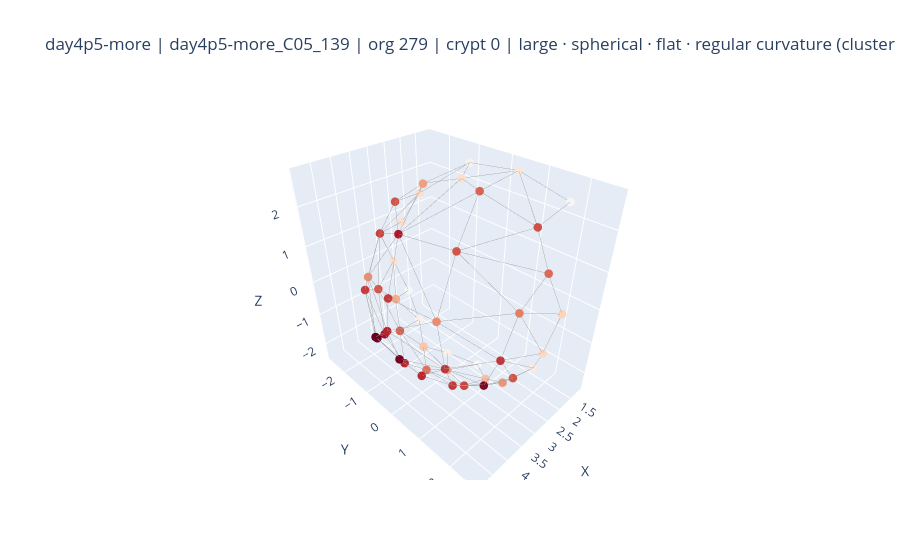
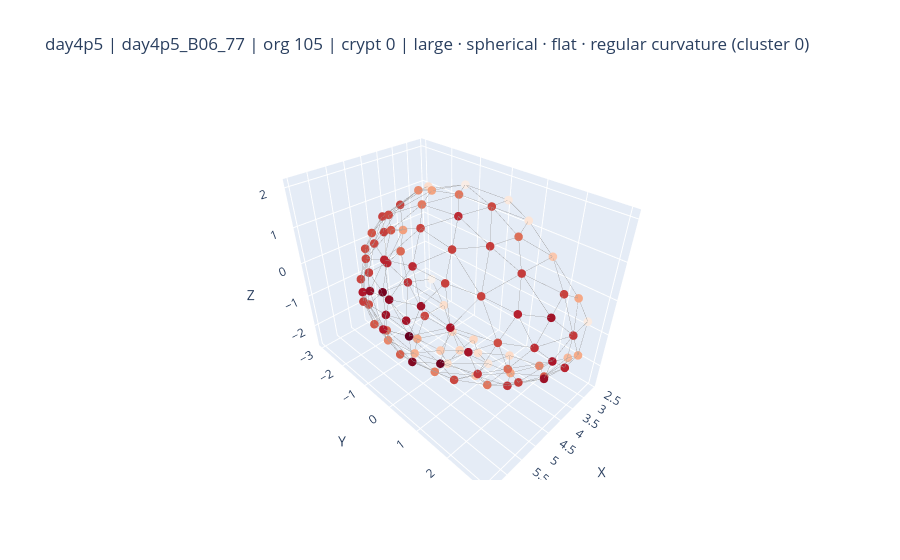

Source (notebook cell) for these figures, in order:
### Code cell
# === Plot a few random crypts per cluster (no typing module) ===
# Requirements:
# - clustered_df from the clustering step (must contain: crypt_uid, timepoint, label_uid, organoid_idx, crypt_idx, cluster, cluster_name)
# - results dict as you built in your loader (with "centroids_all", "cell_graphs_all", "crypts_all", "HKS_all")
# - your plot_organoid_graph(...) function (already defined by you)
# - helper hks_to_curv_proxy_single_t(HKS_col, t) available in scope
# - _to_patch_list available (as in your code)

import numpy as np
import pandas as pd
import networkx as nx
import plotly.graph_objects as go

# ----------------------------
# Config
# ----------------------------
SAMPLES_PER_CLUSTER = 3
RANDOM_STATE = None
HKS_T_SCALE_INDEX = 0  # which HKS column to use for your curvature proxy (you used 0 before)
HKS_T_VAL = 1.0        # your curvature proxy time parameter (you used 1.0)

rng = np.random.default_rng(RANDOM_STATE)

# ----------------------------
# Helpers
# ----------------------------
def _crypt_uid_key(row):
    """Return a tuple key (timepoint, label_uid, organoid_idx, crypt_idx)."""
    return (str(row["timepoint"]), str(row["label_uid"]), int(row["organoid_idx"]), int(row["crypt_idx"]))

def _sample_per_cluster(df, n_per_cluster, rng):
    out = []
    for _, g in df.groupby("cluster", sort=True):
        k = min(n_per_cluster, len(g))
        out.append(g.sample(n=k, random_state=int(rng.integers(0, 10_000))))
    return pd.concat(out, axis=0).reset_index(drop=True)

def _extract_crypt_components(tp, org_idx, crypt_idx_within_org, d_tp):
    """
    Build (centroids_crypt, G_crypt_reindexed, curv_crypt) for the requested crypt.
    - centroids_crypt: (M, 3)
    - G_crypt_reindexed: networkx.Graph over nodes 0..M-1
    - curv_crypt: (M,) curvature proxy values, aligned with centroids_crypt rows
    """
    # Fetch arrays for this organoid
    centroids_all = d_tp["centroids_all"][org_idx]
    G_full        = d_tp["cell_graphs_all"][org_idx]
    HKS_all       = d_tp["HKS_all"][org_idx]  # shape: (N_cells, n_fields)
    crypts_all    = d_tp["crypts_all"][org_idx]
    crypt_patches = _to_patch_list(crypts_all)

    patch = crypt_patches[crypt_idx_within_org]
    idx = np.fromiter(patch, dtype=int)

    # Subset centroids
    C_sub = np.asarray(centroids_all)[idx, :]  # (M, 3)

    # Subgraph and reindex nodes to 0..M-1 to match C_sub rows
    mapping = {old: new for new, old in enumerate(idx.tolist())}
    G_sub = nx.relabel_nodes(G_full.subgraph(idx), mapping, copy=True)

    # Curvature proxy from HKS
    curv_sub = hks_to_curv_proxy_single_t(HKS_all[idx, HKS_T_SCALE_INDEX], HKS_T_VAL)

    return C_sub, G_sub, np.asarray(curv_sub)

# ----------------------------
# Select examples and plot
# ----------------------------
if "cluster" not in clustered_df.columns:
    raise ValueError("clustered_df must contain a 'cluster' column. Run the clustering step first.")

picked = _sample_per_cluster(clustered_df, SAMPLES_PER_CLUSTER, rng)

# Keep a log so you can find these exact examples elsewhere
preview_records = []

for r in picked.itertuples(index=False):
    tp, label_uid, org_i, crypt_j = r.timepoint, r.label_uid, int(r.organoid_idx), int(r.crypt_idx)
    cl, cl_name = int(r.cluster), str(r.cluster_name)

    d_tp = results[tp]  # this timepoint's store

    try:
        C, Gc, curv = _extract_crypt_components(tp, org_i, crypt_j, d_tp)

        fig = plot_organoid_graph(
            centroids=C,
            graph=Gc,
            node_values=curv,         # color nodes by curvature proxy
            node_size=5,
            edge_width=1.0,
            colorscale="RdBu_r",
            center_at_zero=True,
            loops=None
        )
        fig.update_layout(title_text=f"{tp} | {label_uid} | org {org_i} | crypt {crypt_j} | {cl_name} (cluster {cl})")
        fig.show()

        preview_records.append({
            "cluster": cl,
            "cluster_name": cl_name,
            "timepoint": tp,
            "label_uid": label_uid,
            "organoid_idx": org_i,
            "crypt_idx": crypt_j,
            "n_nodes_plotted": C.shape[0],
        })

    except Exception as e:
        print(f"Failed to plot {tp} / {label_uid} / org {org_i} / crypt {crypt_j}: {e}")

preview_df = pd.DataFrame(preview_records).sort_values(["cluster","timepoint","label_uid","organoid_idx","crypt_idx"])
print("Plotted examples (you can save this for reference):")
display(preview_df)
# Optionally save:
# preview_df.to_csv("cluster_plot_samples.csv", index=False)

### Figure 1 — Plotly figure (JSON) as saved in the notebook; plotly's stock layout.template omitted (floating-point values rounded to 4 significant figures; data arrays with more than 128 entries replaced by an {"elided": "..."} marker saying what was removed)
{"data": [{"hoverinfo": "skip", "line": {"color": "rgba(120,120,120,0.75)", "width": 1}, "mode": "lines", "showlegend": false, "type": "scatter3d", "x": {"elided": "366 float values"}, "y": {"elided": "366 float values"}, "z": {"elided": "366 float values"}}, {"hoverinfo": "skip", "marker": {"cmax": 0.426, "cmid": 0, "cmin": -0.426, "color": [0.08937, -0.004061, 0.2327, 0.2671, 0.3032, 0.09654, 0.3948, 0.1576, 0.2534, 0.002378, 0.06677, 0.3026, 0.2428, 0.2173, 0.07382, 0.2761, 0.07132, 0.3231, 0.3222, 0.3592, 0.305, 0.2686, 0.01569, 0.05191, 0.07317, 0.2504, 0.176, 0.2693, 0.4162, 0.4075, 0.2976, 0.426, 0.2886, 0.3282, 0.198, 0.2016, 0.2683, 0.2991, 0.3443, -0.001876, 0.1287, 0.03499, 0.02478, 0.1889, 0.1662, 0.2865, 0.01759, 0.118], "colorscale": [[0, "rgb(5,48,97)"], [0.1, "rgb(33,102,172)"], [0.2, "rgb(67,147,195)"], [0.3, "rgb(146,197,222)"], [0.4, "rgb(209,229,240)"], [0.5, "rgb(247,247,247)"], [0.6, "rgb(253,219,199)"], [0.7, "rgb(244,165,130)"], [0.8, "rgb(214,96,77)"], [0.9, "rgb(178,24,43)"], [1, "rgb(103,0,31)"]], "line": {"width": 0}, "size": 5}, "mode": "markers", "showlegend": false, "type": "scatter3d", "x": [2.651, 2.489, 3.852, 3.203, 3.974, 2.402, 3.783, 3.049, 3.508, 1.136, 2.679, 3.684, 2.64, 3.333, 1.813, 2.39, 2.234, 4.298, 4.46, 4.105, 4.422, 3.55, 1.199, 1.368, 2.249, 2.698, 2.552, 3.05, 4.534, 4.816, 4.243, 4.811, 3.217, 4.897, 4.459, 4.453, 3.792, 4.749, 4.0, 2.385, 2.807, 2.527, 2.74, 3.025, 3.284, 3.51, 2.663, 3.217], "y": [2.459, -2.175, 0.02671, 2.144, 1.055, 2.614, 1.813, -2.062, -1.38, 1.684, -2.514, 2.126, 2.311, 2.216, -2.297, 1.779, -2.58, -0.2467, 0.5597, -1.231, 1.275, -2.111, -1.127, 0.4662, -0.3906, 0.5285, -1.329, -1.768, -0.9279, 0.2627, -1.652, -0.5715, -2.264, 0.0292, -1.117, 1.079, 0.9642, -0.03185, -0.5054, 0.4252, 1.056, 2.204, -0.3652, 1.754, 0.1839, 0.9874, -1.567, -0.7852], "z": [-0.4625, -1.206, -1.829, -1.036, -1.513, 0.5554, -1.081, -1.162, -1.618, 2.302, -0.2845, -0.1968, 1.507, 0.8741, 1.499, 2.21, 0.7176, -1.479, -1.204, -1.283, -0.5145, -0.6034, 2.446, 2.716, 2.55, 2.666, 2.247, 1.819, -0.9632, -0.6546, -0.05504, -0.5352, 0.8566, 0.05256, 0.6737, 0.6563, 1.92, 0.7974, 1.805, -2.391, -2.155, -1.164, -2.248, -1.604, -2.126, -1.919, -1.822, -1.984]}], "layout": {"scene": {"aspectmode": "data", "xaxis": {"title": {"text": "X"}}, "yaxis": {"title": {"text": "Y"}}, "zaxis": {"title": {"text": "Z"}}}, "title": {"text": "day4p5-more | day4p5-more_C05_139 | org 279 | crypt 0 | large · spherical · flat · regular curvature (cluster 0)"}}}

### Figure 2 — Plotly figure (JSON) as saved in the notebook; plotly's stock layout.template omitted (floating-point values rounded to 4 significant figures; data arrays with more than 128 entries replaced by an {"elided": "..."} marker saying what was removed)
{"data": [{"hoverinfo": "skip", "line": {"color": "rgba(120,120,120,0.75)", "width": 1}, "mode": "lines", "showlegend": false, "type": "scatter3d", "x": {"elided": "747 float values"}, "y": {"elided": "747 float values"}, "z": {"elided": "747 float values"}}, {"hoverinfo": "skip", "marker": {"cmax": 0.4107, "cmid": 0, "cmin": -0.4107, "color": [0.07238, 0.2288, 0.07884, 0.04698, 0.16, 0.1167, 0.1053, 0.2821, 0.2563, 0.2874, 0.2709, 0.05339, 0.2768, 0.2, 0.2518, 0.06944, 0.09333, 0.07417, 0.1931, 0.04153, 0.2152, 0.3068, 0.166, 0.08833, 0.08475, 0.2953, 0.03148, 0.2723, 0.2196, 0.1318, 0.1607, 0.2191, 0.1474, 0.2077, 0.3528, 0.2714, 0.2844, 0.2742, 0.3153, 0.3437, 0.0711, 0.1559, 0.2374, 0.2001, 0.2489, 0.3484, 0.3807, 0.2939, 0.3358, 0.2294, 0.3012, 0.393, 0.4018, 0.01581, 0.267, 0.2561, 0.03516, 0.29, 0.343, 0.33, 0.3008, 0.3126, 0.2848, 0.4107, 0.2657, 0.2343, 0.2834, 0.2767, 0.3389, 0.3311, 0.3469, 0.1592, 0.3603, 0.2793, 0.3186, 0.2748, 0.3657, 0.3504, 0.1698, 0.2704, 0.2844, 0.2809, 0.2759, 0.2815, 0.2875, 0.2591, 0.3079, 0.3152, 0.1121, 0.2812, 0.2799], "colorscale": [[0, "rgb(5,48,97)"], [0.1, "rgb(33,102,172)"], [0.2, "rgb(67,147,195)"], [0.3, "rgb(146,197,222)"], [0.4, "rgb(209,229,240)"], [0.5, "rgb(247,247,247)"], [0.6, "rgb(253,219,199)"], [0.7, "rgb(244,165,130)"], [0.8, "rgb(214,96,77)"], [0.9, "rgb(178,24,43)"], [1, "rgb(103,0,31)"]], "line": {"width": 0}, "size": 5}, "mode": "markers", "showlegend": false, "type": "scatter3d", "x": [3.434, 4.187, 3.328, 4.053, 3.972, 4.817, 4.608, 5.362, 5.528, 4.825, 5.1, 3.556, 5.371, 3.144, 3.673, 3.865, 4.142, 4.967, 4.036, 3.444, 4.81, 4.798, 4.187, 3.457, 3.652, 4.561, 3.526, 4.087, 4.199, 2.579, 4.808, 5.178, 5.447, 5.676, 4.241, 3.836, 4.786, 5.767, 3.768, 4.515, 3.033, 3.166, 5.574, 5.972, 6.144, 5.094, 6.328, 5.68, 4.366, 5.206, 3.684, 4.742, 6.19, 2.887, 5.694, 6.266, 3.152, 3.854, 5.884, 6.481, 4.823, 4.217, 6.132, 6.459, 5.433, 3.609, 5.142, 5.761, 6.026, 6.288, 4.428, 3.512, 6.378, 3.944, 5.037, 4.742, 6.407, 6.216, 3.497, 5.371, 4.272, 5.448, 5.888, 5.786, 4.631, 5.336, 5.948, 6.037, 3.683, 4.711, 3.883], "y": [-1.871, 1.589, 1.06, 0.9253, 1.593, 1.168, -0.2809, 0.8929, -0.7912, 1.398, -1.407, 1.358, -0.004689, 1.895, 2.374, 0.4052, -0.01564, 0.3478, -1.567, 0.7032, -0.575, 0.5084, -0.9258, -0.1288, -0.7774, 1.95, -0.5002, 0.7778, -0.05461, 2.351, -0.9794, 1.835, -0.3398, 0.6423, 2.691, -1.751, 2.389, 1.367, 2.899, -1.788, -1.766, 2.871, -1.273, -0.6853, -0.01296, -1.928, 0.6478, 1.962, 2.886, 2.365, -2.634, -2.477, 1.384, -2.456, -1.774, -0.745, 2.921, 2.987, 1.868, -0.08837, 2.689, -2.855, -1.302, 0.7622, 2.228, -2.975, -2.436, -1.877, 1.509, -1.023, 2.73, 2.774, -0.5877, 2.657, 2.351, -2.628, 0.1252, 0.8899, -2.937, -2.121, -2.797, 1.76, -1.348, 1.129, 2.062, -1.811, 0.3749, -0.4299, 2.127, -2.191, -2.5], "z": [1.482, 1.663, -2.482, -2.375, -2.295, -2.084, -2.341, 1.567, 1.422, 1.628, 1.424, 1.709, 1.701, -2.411, -2.069, -2.467, -2.462, -2.14, 1.652, 1.928, 1.856, 1.949, 1.885, -2.572, -2.557, -2.037, 1.957, 2.015, 2.058, -2.2, -2.236, -1.628, -1.928, -1.712, -1.493, -2.422, -1.426, -1.376, -1.337, -2.232, -2.461, -1.374, -1.653, -1.376, -1.282, -1.777, -0.9409, -0.8262, -0.7386, -0.7348, -1.714, -1.468, -0.5799, -1.888, -1.017, -0.735, -0.3399, -0.2727, -0.1452, -0.3732, -0.1875, -0.8944, -0.4433, -0.05899, 0.04203, -0.805, -0.6028, -0.2531, 0.3536, 0.05093, 0.3846, 0.4075, 0.3454, 0.6739, 0.5998, 0.04568, 0.5027, 0.6438, -0.1308, 0.352, 0.1464, 0.9341, 0.6169, 1.091, 1.213, 0.8943, 1.21, 1.053, 1.213, 0.9752, 0.9195]}], "layout": {"scene": {"aspectmode": "data", "xaxis": {"title": {"text": "X"}}, "yaxis": {"title": {"text": "Y"}}, "zaxis": {"title": {"text": "Z"}}}, "title": {"text": "day4p5 | day4p5_B06_77 | org 105 | crypt 0 | large · spherical · flat · regular curvature (cluster 0)"}}}
